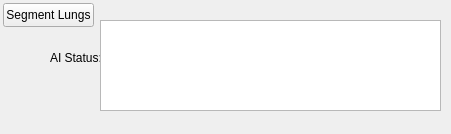
<?xml version="1.0" encoding="UTF-8"?>
<ui version="4.0">
 <class>LungAIPanelWidget</class>
 <widget class="QWidget" name="LungAIPanelWidget">
  <property name="geometry">
   <rect>
    <x>0</x>
    <y>0</y>
    <width>451</width>
    <height>134</height>
   </rect>
  </property>
  <property name="windowTitle">
   <string>Form</string>
  </property>
  <widget class="QLabel" name="lungAIStatusLabel">
   <property name="geometry">
    <rect>
     <x>50</x>
     <y>50</y>
     <width>51</width>
     <height>16</height>
    </rect>
   </property>
   <property name="text">
    <string>AI Status:</string>
   </property>
  </widget>
  <widget class="QTextBrowser" name="lungAIStatusTextBrowser">
   <property name="geometry">
    <rect>
     <x>100</x>
     <y>20</y>
     <width>341</width>
     <height>91</height>
    </rect>
   </property>
  </widget>
  <widget class="QPushButton" name="lungAISegmentButton">
   <property name="geometry">
    <rect>
     <x>3</x>
     <y>3</y>
     <width>91</width>
     <height>24</height>
    </rect>
   </property>
   <property name="text">
    <string>Segment Lungs</string>
   </property>
  </widget>
 </widget>
 <resources/>
 <connections/>
</ui>
